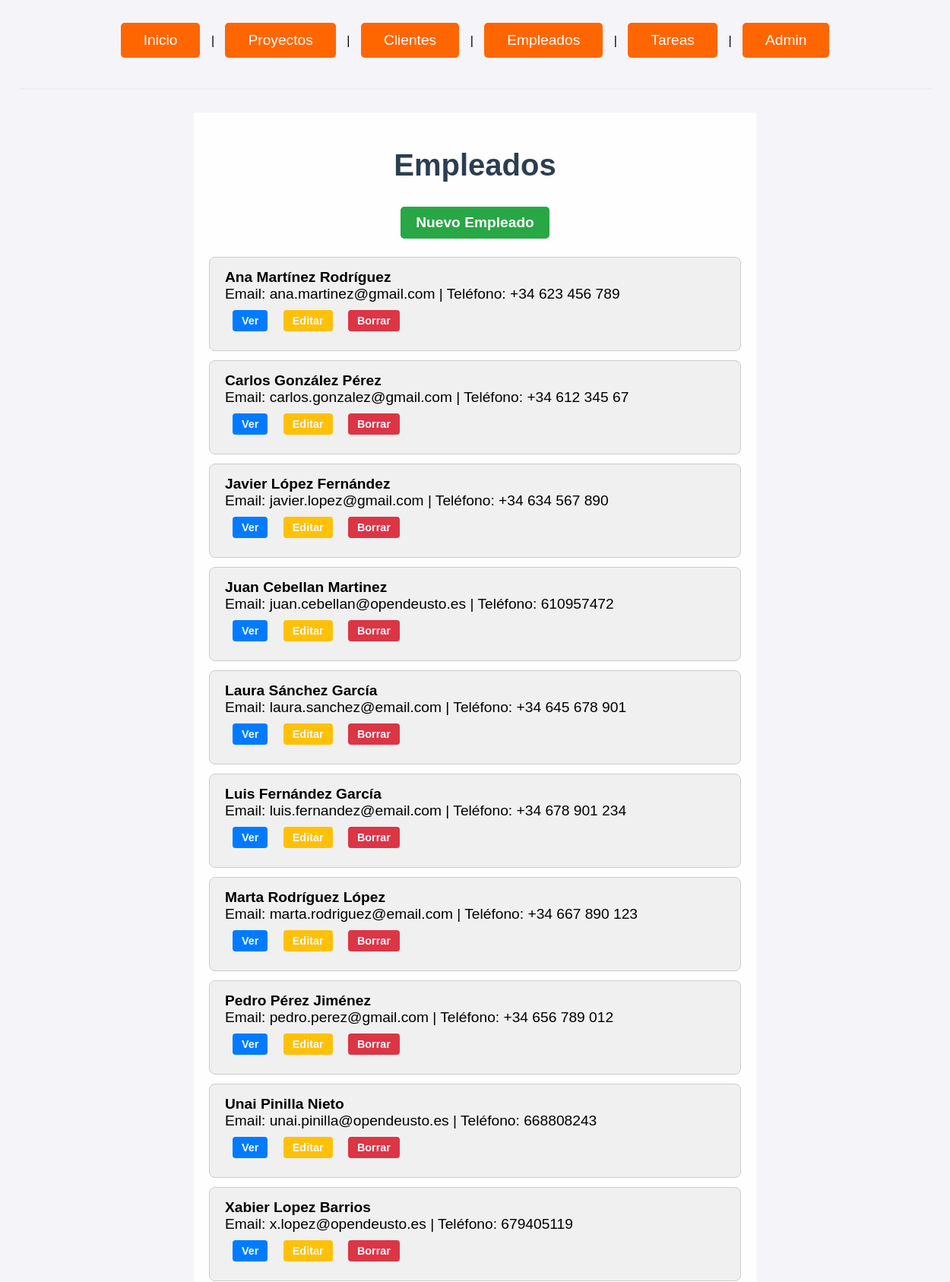
/empleados/ (upper part), run on an earlier commit of the app's database.
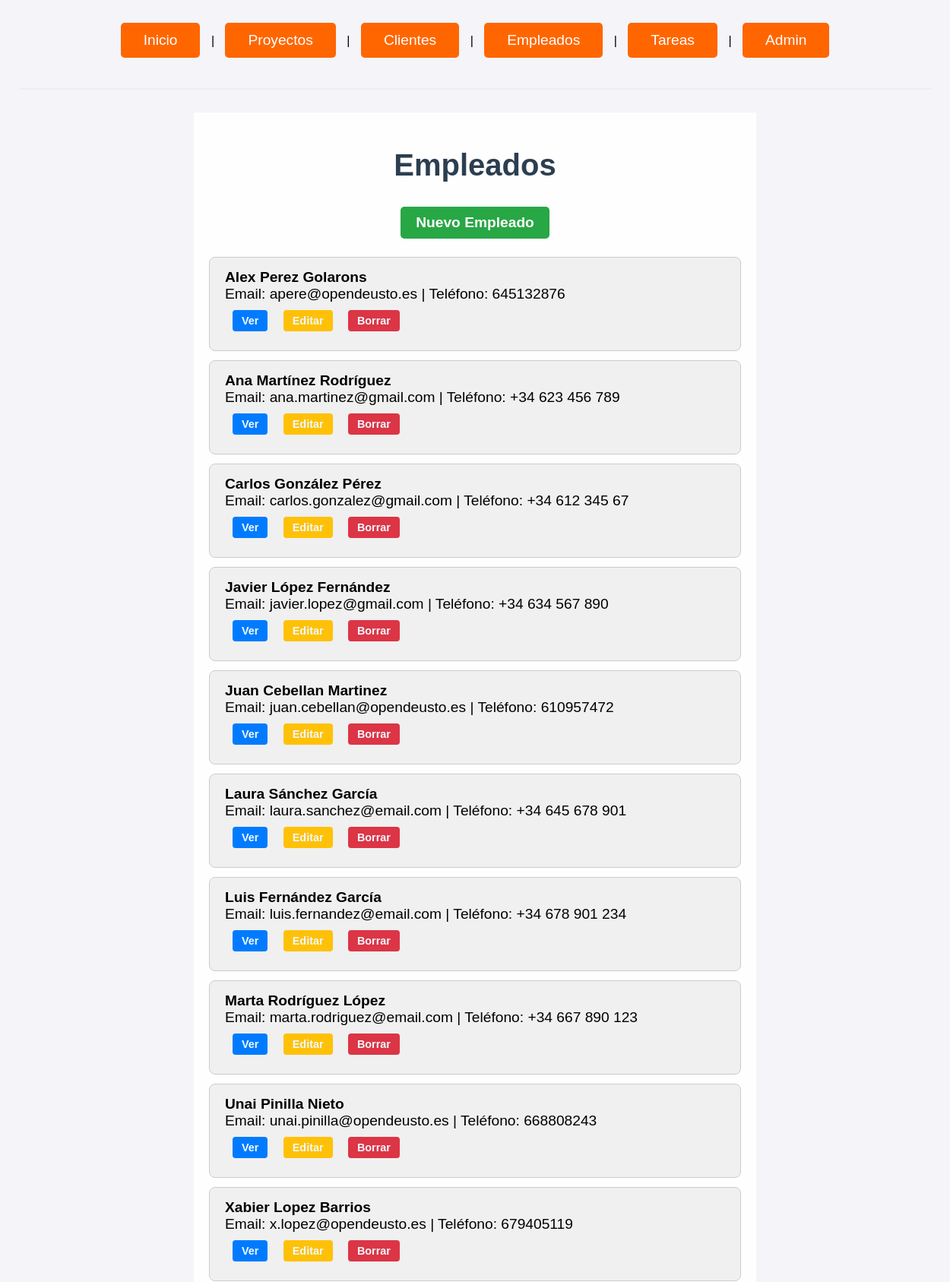
And on a later commit of the database.
### gestion_produccion_G6/models.py (models this page shows, shortened)
class Empleado(models.Model):
    dni = models.CharField(max_length=10, unique=True)
    nombre = models.CharField(max_length=50)
    apellidos = models.CharField(max_length=100)
    email = models.EmailField()
    telefono = models.CharField(max_length=15)

### gestion_produccion_G6/views.py (the view)
# urls.py: path('empleados/', views.EmpleadoListView.as_view(), name='empleado_list'),
class EmpleadoListView(ListView):
    model = Empleado
    template_name = 'empleado_list.html'
    context_object_name = 'empleados'
    ordering = ['nombre']

### gestion_produccion_G6/templates/empleado_list.html
{% extends "base.html" %} {% block content %}
<h1>Empleados</h1>
<a href="{% url 'empleado_create' %}" class="boton_crear">Nuevo Empleado</a>
<ul class="lista_general">
  {% for empleado in empleados %}
  <li class="lista">
    <strong>{{ empleado.nombre }} {{ empleado.apellidos }}</strong><br />
    Email: {{ empleado.email }} | Teléfono: {{ empleado.telefono }}<br />
    <a href="{% url 'empleado_detail' empleado.pk %}" class="boton_ver">Ver</a>
    <a href="{% url 'empleado_update' empleado.pk %}" class="boton_editar"
      >Editar</a
    >
    <a href="{% url 'empleado_delete' empleado.pk %}" class="boton_eliminar"
      >Borrar</a
    >
  </li>
  {% empty %}
  <li class="lista">No hay empleados disponibles.</li>
  {% endfor %}
</ul>
{% endblock %}

What changed in the data, as far as the page shows it:
removed Empleado: nombre "Pedro", apellidos "Pérez Jiménez", email "pedro.perez@gmail.com", telefono "+34 656 789 012"
added Empleado: nombre "Alex", apellidos "Perez Golarons", email "apere@opendeusto.es", telefono "645132876"
